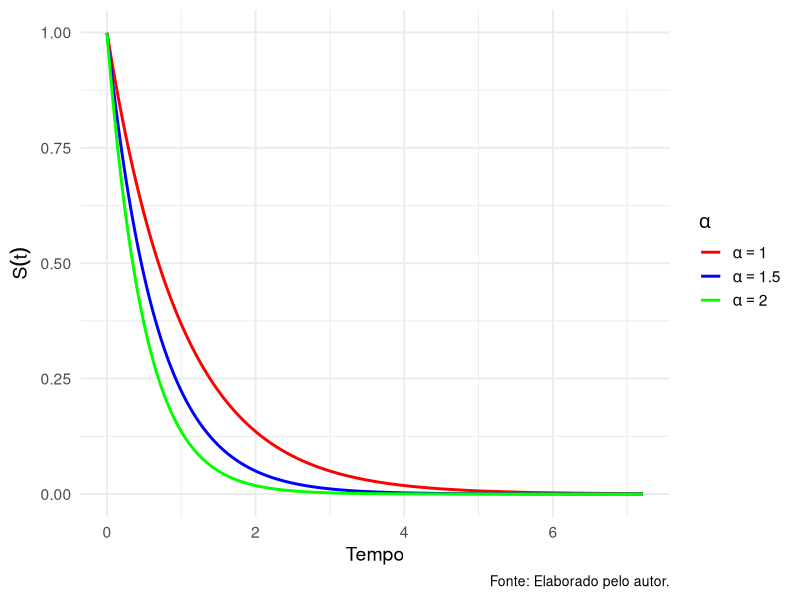
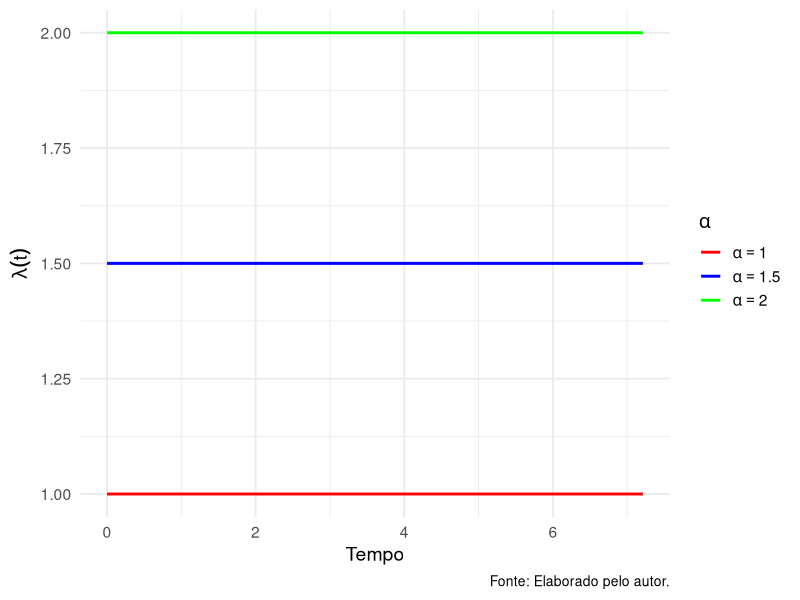
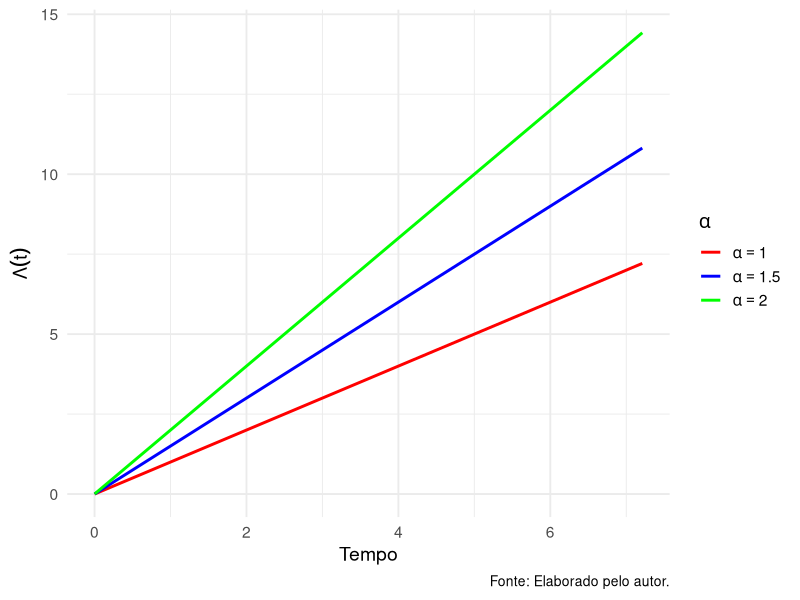
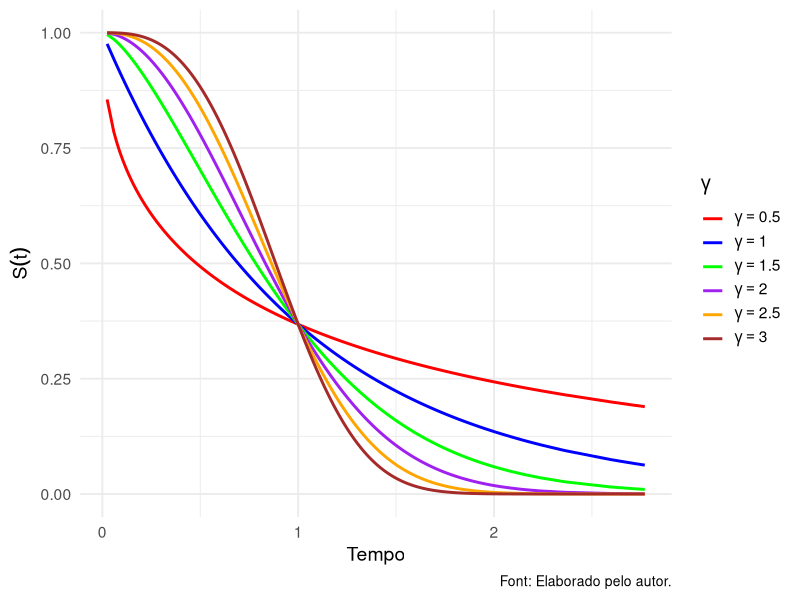
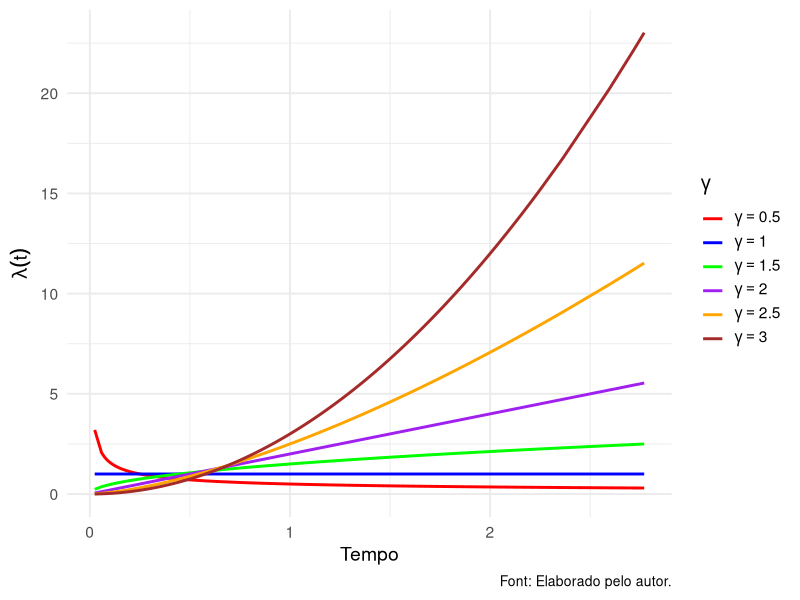
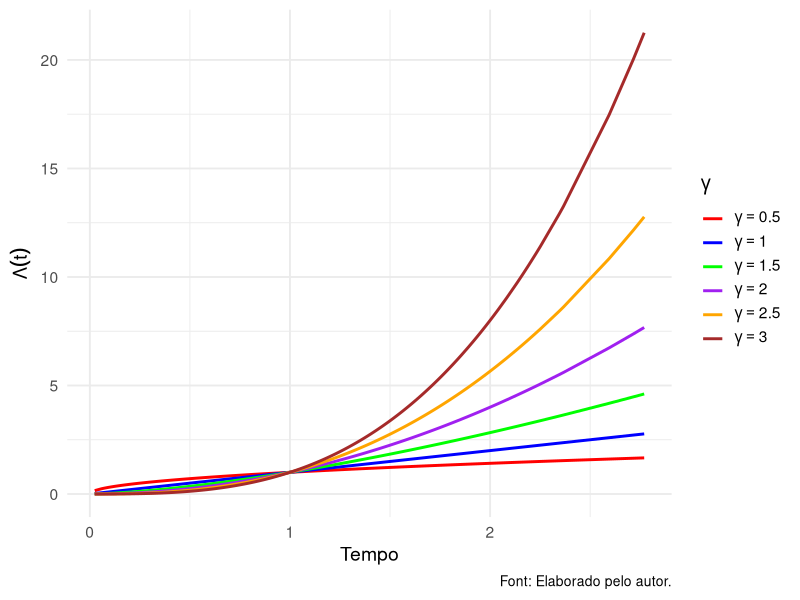
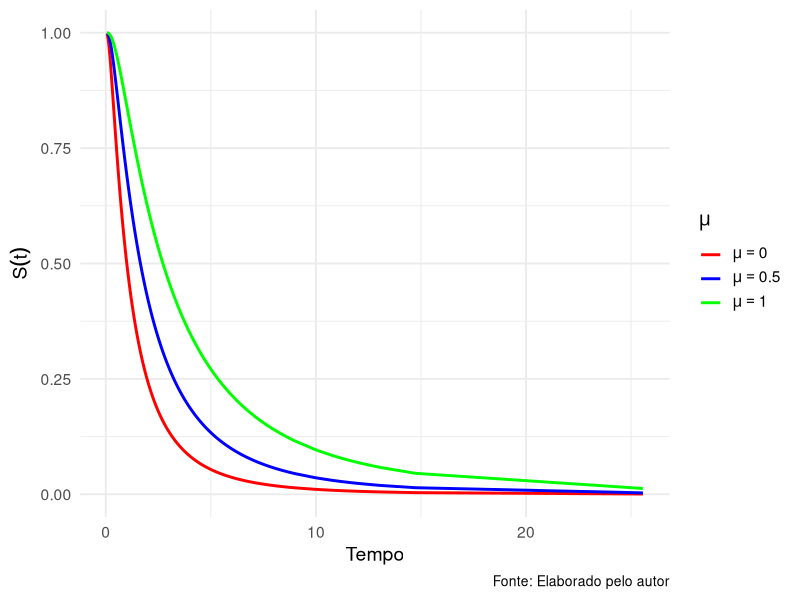
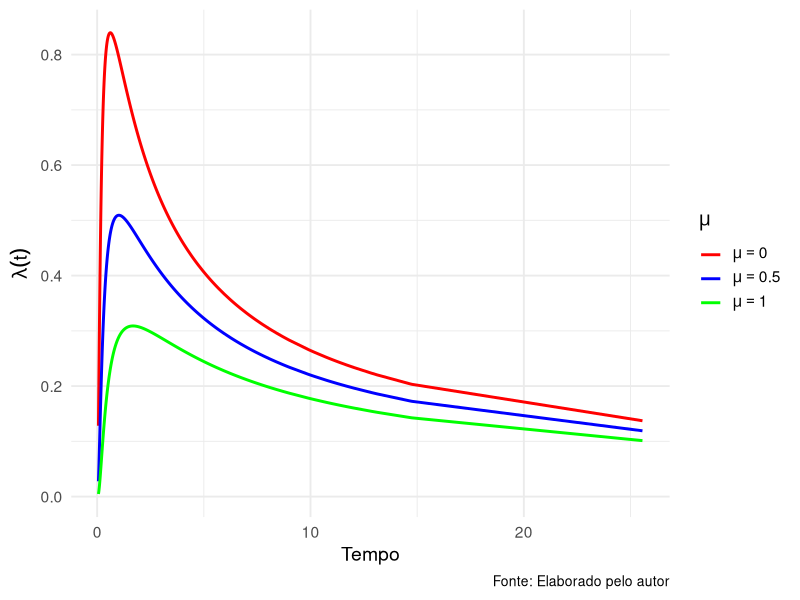

The R source for these figures, in order:
## ---- chunk 1
library(ggplot2)
set.seed(123)
n <- 1000

# ---------------------------
# [1] DISTRIBUIÇÃO EXPONENCIAL
# ---------------------------

# -------------
# [1.1] FUNÇÕES
# -------------
# As funções de sobrevivência, risco e risco acumulado são simplificadas
Stexp <- function(t, alpha) exp(-alpha * t)
htexp <- function(alpha) rep(alpha, length(t))
Ltexp <- function(t, alpha) alpha * t

# ----------------------------------------
# [1.2] SIMULAÇÃO E VARIAÇÃO DE PARÂMETROS
# ----------------------------------------
tempo <- rexp(n, rate = 1) # Simulando dados de uma exponencial
alphas <- c(1, 1.5, 2)     # Valores de alpha a serem avaliados

# Criando um Data Frame com valores das funções
dados <- do.call(rbind, lapply(alphas, function(alpha) {
  data.frame(
    tempo = tempo,
    St = Stexp(tempo, alpha),
    ht = htexp(alpha),
    Lt = Ltexp(tempo, alpha),
    alpha = factor(alpha)
  )
}))

# -------------
# [1.3] GRÁFICOS
# -------------

# Criando uma função para gerar gráficos
plot_func <- function(data, y_var, y_label, color_values, y_expression) {
  ggplot(data, aes(x = tempo, y = !!sym(y_var), color = alpha)) +
    geom_line(stat = "summary", fun = mean, size = 1) +
    labs(x = "Tempo", y = y_expression,
         caption = "Fonte: Elaborado pelo autor.",
         color = expression(alpha)) +
    scale_color_manual(values = color_values,
                       labels = lapply(alphas, function(a) bquote(alpha == .(a)))) +
    theme_minimal(base_size = 14)
}
## ---- chunk 2
#| fig-cap: "Função de Sobrevivência segundo uma Distribuição Exponencial para diferentes valores do parâmetro de taxa."
#| label: fig-SobrExp
#| fig-cap-location: top

# Função de Sobrevivência
plot_func(dados, "St", "S(t)", c("red", "blue", "green"), expression(S(t))) +
  theme(
    plot.caption = element_text(hjust = 1, size = 10)
  )
## ---- chunk 3
#| fig-cap: "Função de Risco segundo uma Distribuição Exponencial para diferentes valores do parâmetro de taxa."
#| label: fig-RiscExp
#| fig-cap-location: top

# Função de Risco
plot_func(dados, "ht", expression(lambda(t)), c("red", "blue", "green"), expression(lambda(t))) +
  theme(
    plot.caption = element_text(hjust = 1, size = 10)
  )
## ---- chunk 4
#| fig-cap: "Função de Risco segundo uma Distribuição Exponencial para diferentes valores do parâmetro de taxa."
#| label: fig-RiscAcumulExp
#| fig-cap-location: top

# Função de Risco Acumulado
plot_func(dados, "Lt", expression(Lambda(t)), c("red", "blue", "green"), expression(Lambda(t))) +
  theme(
    plot.caption = element_text(hjust = 1, size = 10)
  )
## ---- chunk 5
library(ggplot2)
set.seed(123)
n <- 1000

# ------------------------
# [2] DISTRIBUIÇÃO WEIBULL
# ------------------------

# -------------
# [2.1] FUNÇÕES
# -------------

# Funções para Weibull
StWei <- function(t, alpha, gamma) exp(-(t/alpha)^gamma)
htWei <- function(t, alpha, gamma) gamma * (alpha^gamma) * t^(gamma - 1)
LtWei <- function(t, alpha, gamma) (t/alpha)^gamma

# ----------------------------------------
# [2.2] SIMULAÇÃO E VARIAÇÃO DE PARÂMETROS
# ----------------------------------------

# Simulando dados de uma Weibull
tempo <- rweibull(n, shape = 2, scale = 1)
alpha <- 1   # Fixo para simplificar
gammas <- c(0.5, 1.0, 1.5, 2.0, 2.5, 3.0) # Valores de gamma

# Criando um Data Frame com valores das funções
dados <- do.call(rbind, lapply(gammas, function(gamma) {
  data.frame(
    tempo = tempo,
    St = StWei(tempo, alpha, gamma),
    ht = htWei(tempo, alpha, gamma),
    Lt = LtWei(tempo, alpha, gamma),
    gamma = factor(gamma)
  )
}))

# --------------
# [2.3] GRÁFICOS
# --------------

# Função genérica para gráficos
plot_func <- function(data, y_var, y_label, color_values, y_expression) {
  ggplot(data, aes(x = tempo, y = !!sym(y_var), color = gamma)) +
    geom_line(stat = "summary", fun = mean, size = 1) +
    labs(x = "Tempo", y = y_expression, 
         caption = "Font: Elaborado pelo autor.", color = expression(gamma)) +
    scale_color_manual(values = color_values,
                       labels = lapply(gammas, function(g) bquote(gamma == .(g)))) +
    theme_minimal(base_size = 14)
}

# Paleta de cores
color_values <- c("red", "blue", "green", "purple", "orange", "brown")
## ---- chunk 6
#| fig-cap: "Função de Sobrevivência segundo uma Distribuição Weibull para diferentes valores do parâmetro de forma."
#| label: fig-SobrWei
#| fig-cap-location: top

# Função de Sobrevivência
plot_func(dados, "St", expression(S(t)), color_values, expression(S(t))) +
  theme(
    plot.caption = element_text(hjust = 1, size = 10)
  )
## ---- chunk 7
#| fig-cap: "Função de Risco segundo uma Distribuição Weibull para diferentes valores do parâmetro de forma."
#| label: fig-RiscWei
#| fig-cap-location: top

# Função de Risco
plot_func(dados, "ht", expression(lambda(t)), color_values, expression(lambda(t))) +
  theme(
    plot.caption = element_text(hjust = 1, size = 10)
  )
## ---- chunk 8
#| fig-cap: "Função de Risco Acumulado segundo uma Distribuição Weibull para diferentes valores do parâmetro de forma."
#| label: fig-RiscAcumWei
#| fig-cap-location: top

# Função de Risco Acumulado
plot_func(dados, "Lt", expression(Lambda(t)), color_values, expression(Lambda(t))) +
  theme(
    plot.caption = element_text(hjust = 1, size = 10)
  )
## ---- chunk 9
library(ggplot2)
library(dplyr)

set.seed(123)
n <- 1000

# --------------------------
# [4] DISTRIBUIÇÃO LOG-NORMAL
# --------------------------

# -------------
# [4.1] FUNÇÕES
# -------------

# Função densidade (f)
ftLogNormal <- function(t, mu, sigma) {
  (1 / (t * sigma * sqrt(2 * pi))) * exp(-0.5 * ((log(t) - mu) / sigma)^2)
}

# Função de Sobrevivência (S)
StLogNormal <- function(t, mu, sigma) {
  pnorm(-(log(t) - mu) / sigma, lower.tail = TRUE)
}

# Função de Risco (h)
htLogNormal <- function(t, mu, sigma) {
  ftLogNormal(t, mu, sigma) / StLogNormal(t, mu, sigma)
}

# Função de Risco Acumulado (Lambda)
LtLogNormal <- function(t, mu, sigma) {
  -log(StLogNormal(t, mu, sigma))
}

# ----------------------------------------
# [4.2] SIMULAÇÃO E VARIAÇÃO DE PARÂMETROS
# ----------------------------------------

# Simulando dados da distribuição log-normal
tempo <- rlnorm(n, meanlog = 0, sdlog = 1)
mus <- c(0, 0.5, 1) # Valores de mu
sigma <- 1         # Valor fixo de sigma

# Criando um Data Frame com valores das funções
dados <- do.call(rbind, lapply(mus, function(mu) {
  data.frame(
    tempo = tempo,
    ft = ftLogNormal(tempo, mu, sigma),
    St = StLogNormal(tempo, mu, sigma),
    ht = htLogNormal(tempo, mu, sigma),
    Lt = LtLogNormal(tempo, mu, sigma),
    mu = factor(mu)
  )
}))

# -------------
# [4.3] GRÁFICOS
# -------------

# Função genérica para gráficos
plot_func <- function(data, y_var, y_label, color_values, y_expression) {
  ggplot(data, aes(x = tempo, y = !!sym(y_var), color = mu)) +
    geom_line(stat = "summary", fun = mean, size = 1) +
    labs(x = "Tempo", y = y_expression, 
         caption = "Fonte: Elaborado pelo autor", color = expression(mu)) +
    scale_color_manual(values = color_values,
                       labels = lapply(mus, function(m) bquote(mu == .(m)))) +
    theme_minimal(base_size = 14)
}

# Paleta de cores
color_values <- c("red", "blue", "green")
## ---- chunk 10
#| fig-cap: "Função de Sobrevivência segundo uma Distribuição Log-Normal para diferentes valores do parâmetro de locação."
#| label: fig-SobrLognormal
#| fig-cap-location: top

# Função de Sobrevivência
plot_func(dados, "St", expression(S(t)), color_values, expression(S(t))) +
  theme(
    plot.caption = element_text(hjust = 1, size = 10)
  )
## ---- chunk 11
#| fig-cap: "Função de Risco segundo uma Distribuição Log-Normal para diferentes valores do parâmetro de locação."
#| label: fig-RiscLognormal
#| fig-cap-location: top

# Função de Risco
plot_func(dados, "ht", expression(lambda(t)), color_values, expression(lambda(t))) +
  theme(
    plot.caption = element_text(hjust = 1, size = 10)
  )
## ---- chunk 12
#| fig-cap: "Função de Risco Acumulado segundo uma Distribuição Log-Normal para diferentes valores do parâmetro de locação."
#| label: fig-RiscAcumLognormal
#| fig-cap-location: top

# Função de Risco Acumulado
plot_func(dados, "Lt", expression(Lambda(t)), color_values, expression(Lambda(t))) +
  theme(
    plot.caption = element_text(hjust = 1, size = 10)
  )
## ---- chunk 13
set.seed(123)
n <- 1000

# -------------
# [2.1] FUNÇÕES
# -------------
# Função de Sobrevivência
Stexp <- function(t, alpha) exp(-alpha * t)

# ----------------------------------------
# [2.2] SIMULAÇÃO E VARIAÇÃO DE PARÂMETROS
# ----------------------------------------

alpha <- 1.5 # Parâmetro de taxa (escala) populacional
tempo <- rexp(n, rate = alpha) # Simulando dados de uma exponencial

emvExp <- n / sum(tempo) # EMV

# Criando um Data Frame com valores das funções
dados <- data.frame(
  Tempo = tempo,
  St = Stexp(tempo, alpha),
  emvSt = Stexp(tempo, emvExp)
)
## ---- chunk 14
#| tbl-cap: "Real e Estimado para as Funções de Sobrevivência"
#| label: tbl-EMVexpSt
#| tbl-cap-location: top

library(kableExtra)

knitr::kable(
  head(dados), 
  col.names = c("Tempo", "S(t)", "S(t) EMV"),
  escape = FALSE,
  align = 'c',
  booktabs = TRUE
)
## ---- chunk 15
#| fig-cap: "Comparação do verdadeiro valor do parâmetro α com sua estimativa de máxima verossimilhança."
#| label: fig-CompEMVexp
#| fig-cap-location: top

ggplot(dados, aes(x = Tempo)) +
  geom_line(aes(y = St, color = "alpha"), lwd = 1.5) +
  geom_line(aes(y = emvSt, color = "emvAlpha"), lwd = 1, lty = 4) +
  scale_color_manual(
    values = c("alpha" = "black", "emvAlpha" = "red"),
    labels = c(expression(alpha), expression(hat(alpha)))) +
  labs(
    x = "Tempo",
    y = expression(S(t)), 
    color = "Parâmetro") + 
  theme_minimal()
## ---- chunk 16
cat("Era para ser um bloco de código. Porém, tal código está em manutenção")
## ---- chunk 17
cat("Era para ser um bloco de código. Porém, tal código está em manutenção")
## ---- chunk 18
# ----------
# Otimização
# ----------

# Semente
set.seed(123)

# ---------------------------------
# Simulação e Visualização do Dados
# ---------------------------------
# Tamanho da amostra
n <- 1000

# Parâmetros da distribuição
wShape <- 2
wScale <- 1.5

# Simulação
dadosWeibull <- rweibull(n, shape = wShape, scale = wScale)

# --------------------------
# Função Log-verossimilhança
# --------------------------

logWeibull <- function(theta, dados){
  gamma <- theta[1] # Parâmetro de forma
  alpha <- theta[2] # Parâmetro de escala
  n <- length(dados)
  t <- dados

logverossimil <- (n * log(gamma)) - (gamma * log(alpha) * n) + (gamma - 1) * sum(log(t)) - sum((t/alpha)^gamma)
return(-logverossimil)
}

# ------------------------
# Aplicando a função optim
# ------------------------

theta0 <- c(1.5, 1) # Chute inicial
estimate <- optim(par = theta0, fn = logWeibull, gr = NULL , method = "BFGS" ,
             hessian = TRUE, dados=dadosWeibull)
estimate
## ---- chunk 19
# ---------------------
# AJUSTES DE FORMATAÇÃO
# ---------------------

# Função de Sobrevivência
StWeibull <- function(t, gamma, alpha) exp(-(t/alpha)^gamma)

# Data Frame
dfWeibull <- data.frame(
  Tempo = dadosWeibull,
  St = StWeibull(dadosWeibull, wShape, wScale),
  EMVSt = StWeibull(dadosWeibull, estimate$par[1], estimate$par[2])
)

## ---- chunk 20
#| tbl-cap: "Real e Estimado para as Funções de Sobrevivência da Distribuição Weibull"
#| label: tbl-EMVweibullSt
#| tbl-cap-location: top

library(knitr)

knitr::kable(head(dfWeibull), 
             col.names = c("Tempo", "S(t)", "S(t) EMV"),
             escape = FALSE,
             align = 'c',
             booktabs = TRUE)
## ---- chunk 21
#| fig-cap: "Comparação do verdadeiro valor dos parâmetros γ e α com suas estimativas de máxima verossimilhança."
#| label: fig-CompEMVWeibull
#| fig-cap-location: top

library(ggplot2)

ggplot(dfWeibull, aes(x = Tempo)) +
  geom_line(aes(y = St, color = "Verdadeiro"), lwd = 2) +
  geom_line(aes(y = EMVSt, color = "EMV"), lwd = 1, lty = 4) +
  scale_color_manual(
    values = c("Verdadeiro" = "black", "EMV" = "red"),
    labels = c(
      "Verdadeiro" = expression(paste("Verdadeiro: ", gamma, ", ", alpha)),
      "EMV" = expression(paste("EMV: ", hat(gamma), ", ", hat(alpha)))
    )) +
  labs(
    x = "Tempo",
    y = expression(S(t)), 
    color = "Parâmetros") + 
  theme_minimal()

## ---- chunk 22
# -----------------------
# [1] Ativação de Pacotes
# -----------------------

library(survival)
library(ggplot2)
## ---- chunk 23
# -----------------------
# [2] Simulação dos Dados
# -----------------------

# Definindo Semente
set.seed(123)

# Parâmetros
n <- 1000       # Número total de observações
gamma <- 2      # Parâmetro shape da Weibull
alpha <- 1.5    # Parâmetro scale da Weibull
TaxaExp <- 1    # Taxa da distribuição exponencial
propCens <- 1/3 # Proporção desejada de censuras

# Vetores para armazenar os resultados
Tobservado <- numeric(n)
indCensura <- numeric(n)

# Contadores
nFalhas <- 0
nCensuras <- 0

# Loop para gerar os tempos
for (i in 1:n) {
  # Gerar um tempo de falha e um tempo de censura
  Tfalha <- rweibull(1, shape = gamma, scale = alpha)
  Tcensu <- rexp(1, rate = TaxaExp)
  
  # Verificar qual é o menor tempo
  if (Tfalha <= Tcensu) {
    Tobservado[i] <- Tfalha
    indCensura[i] <- 1 # Falha
    nFalhas <- nFalhas + 1
  } else {
    if (nCensuras < propCens * n) {
      Tobservado[i] <- Tcensu
      indCensura[i] <- 0 # Censura
      nCensuras <- nCensuras + 1
    } else {
      Tobservado[i] <- Tfalha
      indCensura[i] <- 1 # Falha
      nFalhas <- nFalhas + 1
    }
  }
}

# Verificar as proporções
cat("Proporção de falhas:", nFalhas / n, "\n")
cat("Proporção de censuras:", nCensuras / n, "\n")

# Dados simulados
dados <- data.frame(Tempo = Tobservado, Censura = indCensura)

# Histograma
ggplot(data = dados, aes(x = Tempo)) +
  geom_histogram(bins = 15, fill = "blue") +
  labs(title = "Histograma do Tempo de Sobrevivência - Simulação",
       x = "Tempo", y = "Frequência") +
  theme_minimal(base_size = 14) +
  theme(plot.title = element_text(hjust = 0.5, face = "bold"))
## ---- chunk 24
# -------------
# [3] Estimação
# -------------

# -------------------------------
# [3.1] Estimação Não Paramátrica
# -------------------------------
# ---------------------------------
# [3.1.1] Estimador de Kaplan-Meier
# ---------------------------------

# Modelo de Kaplan-Meier
ekm <- survfit(Surv(Tempo, Censura) ~ 1, data = dados)

# Formatando como DataFrame
DataEKM <- data.frame(Time = ekm$time, Survival = ekm$surv, Type = "Kaplan-Meier")

# Visualização da curva
ggplot(data = DataEKM, aes(x = Time, y = Survival)) +
  geom_line(color = "blue", lwd = 1.5) +
  labs(title = "S(t) - Kaplan-Meier",
       x = "Tempo", y = "Probabilidade de Sobrevivência") +
  theme_minimal(base_size = 14) +
  theme(plot.title = element_text(hjust = 0.5, face = "bold"))
## ---- chunk 25
# ---------------------------
# [3.2] Estimação Paramátrica
# ---------------------------
# --------------------------------
# [3.2.1] Distribuição Exponencial
# --------------------------------

# Função de Sobrevivência
Stexp <- function(t, alpha) exp(-alpha * t)

# EMV de α
emvExp <- sum(dados$Censura) / sum(dados$Tempo)

# EMV da Sobrevivência
EMVSurvExp <- Stexp(dados$Tempo, emvExp)

# Formatando como DataFrame
DataExp <- data.frame(Time = dados$Tempo, Survival = EMVSurvExp, Type = "Exponencial")

# Visualização da curva
ggplot(data = DataExp, aes(x = Time, y = Survival)) +
  geom_line(color = "red", lwd = 1.5) +
  labs(title = "S(t) - Exponencial",
       x = "Tempo", y = "Probabilidade de Sobrevivência") +
  theme_minimal(base_size = 14) +
  theme(plot.title = element_text(hjust = 0.5, face = "bold"))
## ---- chunk 26
# ----------------------------
# [3.2.1] Distribuição Weibull
# ----------------------------

# Função de Sobrevivência
StWeibull <- function(t, gamma, alpha) exp(-(t / alpha)^gamma)

# EMV de γ e α
# 1. Função Log-verossimilhança
logWeibull <- function(theta, dados){
  gamma <- theta[1] # Parâmetro de forma
  alpha <- theta[2] # Parâmetro de escala
  
  t <- dados$Tempo   # Tempo de falha
  c <- dados$Censura # Variável indicadora
  
  logv <- (sum(c) * log(gamma)) - (gamma * log(alpha) * sum(c)) +
    (gamma - 1) * sum(c * log(t)) - sum((t / alpha)^gamma)
  return(-logv)
}

# 2. Otimizando
Theta0 <- c(1.5, 1)
estimate <- optim(par = Theta0, fn = logWeibull,
                  gr = NULL, method = "BFGS", hessian = TRUE, dados = dados)

estimate

# EMV da Sobrevivência
EMVSurvWeib <- StWeibull(dados$Tempo, estimate$par[1], estimate$par[2])

# Formatando como DataFrame
DataWeib <- data.frame(Time = dados$Tempo, Survival = EMVSurvWeib, Type = "Weibull")

# Visualização da curva
ggplot(data = DataWeib, aes(x = Time, y = Survival)) +
  geom_line(color = "green", lwd = 1.5) +
  labs(title = "S(t) - Weibull",
       x = "Tempo", y = "Probabilidade de Sobrevivência") +
  theme_minimal(base_size = 14) +
  theme(plot.title = element_text(hjust = 0.5, face = "bold"))
## ---- chunk 27
# --------------------
# [4] Análise Conjunta
# --------------------

# Unindo os dados para visualização
AllData <- rbind(DataEKM, DataExp, DataWeib)

# Gráfico com ggplot2
ggplot(AllData, aes(x = Time, y = Survival)) +
  geom_line(aes(color = Type, linetype = Type), lwd = 1.5) +
  labs(title = "S(t): Kaplan-Meier, Weibull e Exponencial",
       x = "Tempo", y = "Probabilidade de Sobrevivência") +
  theme_minimal(base_size = 14) +
  theme(plot.title = element_text(hjust = 0.5, face = "bold"),
        legend.title = element_blank()) +
  scale_color_manual(values = c("blue", "green", "red")) +
  scale_linetype_manual(values = c(1, 2, 3)) # c("solid", "dashed", "dotted")
